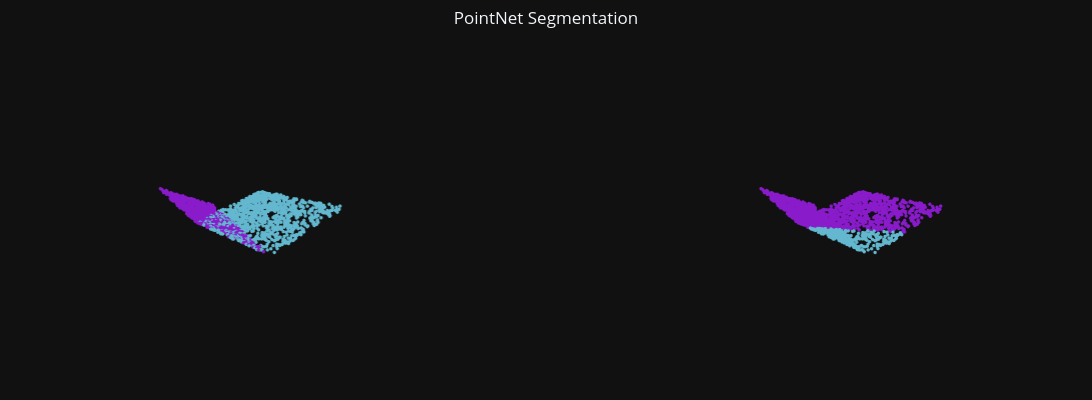

The notebook cell saved with this chart:
### Markdown cell above
## Test on individual items

### Code cell
# Random test sample
test_sample = test_set2[np.random.choice(np.arange(len(test_set2)))]
batch_dict = collate_fn([test_sample])

# Get model predictions
x = batch_dict['points'].transpose(1, 2).to(device)
model_preds, _ = dense_classifier2(x)
pred_part_labels = torch.argmax(model_preds, axis=1).detach().cpu().numpy()[0]

points = test_sample['points']
part_labels = test_sample['seg_labels']


# plot results
fig = make_subplots(rows=1, cols=2, specs=[[{"type": "scatter3d"}, {"type": "scatter3d"}]], column_widths=[0.5, 0.5],
                    subplot_titles=('Part Labels', 'Part Predictions'))

# ground truth part labels
gt_colors = [
    f'rgb({r},{g},{b})'
    for r, g, b in PART_COLORS[part_labels - 1]
]
part_label_plots = plot_pc_data3d(x=points[:,0], y=points[:,1], z=points[:,2], apply_color_gradient=False, 
                                  color=gt_colors, marker_size=2)

# ground truth part labels
pred_colors = [
    f'rgb({r},{g},{b})'
    for r, g, b in PART_COLORS[pred_part_labels - 1]
]

pred_part_label_plots = plot_pc_data3d(x=points[:,0], y=points[:,1], z=points[:,2], apply_color_gradient=False, 
                                  color=pred_colors, marker_size=2)

fig.update_layout(template="plotly_dark", scene=PCD_SCENE, scene2=PCD_SCENE, height = 400, width = 1200,
                title='PointNet Segmentation', title_x=0.5, title_y=0.97, margin=dict(r=0, b=0, l=0, t=0))
fig.add_trace(part_label_plots, row=1, col=1)
fig.add_trace(pred_part_label_plots, row=1, col=2)
fig.show()

### Figure 1 — Plotly figure (JSON) as saved in the notebook; plotly's stock layout.template omitted (floating-point values rounded to 4 significant figures; data arrays with more than 128 entries replaced by an {"elided": "..."} marker saying what was removed)
{"data": [{"hoverinfo": "skip", "marker": {"color": {"elided": "2500 str values"}, "opacity": 1, "size": 2}, "mode": "markers", "scene": "scene", "showlegend": false, "type": "scatter3d", "x": {"elided": "2500 float values"}, "y": {"elided": "2500 float values"}, "z": {"elided": "2500 float values"}}, {"hoverinfo": "skip", "marker": {"color": {"elided": "2500 str values"}, "opacity": 1, "size": 2}, "mode": "markers", "scene": "scene2", "showlegend": false, "type": "scatter3d", "x": {"elided": "2500 float values"}, "y": {"elided": "2500 float values"}, "z": {"elided": "2500 float values"}}], "layout": {"annotations": [{"font": {"size": 16}, "showarrow": false, "text": "Part Labels", "x": 0.225, "xanchor": "center", "xref": "paper", "y": 1, "yanchor": "bottom", "yref": "paper"}, {"font": {"size": 16}, "showarrow": false, "text": "Part Predictions", "x": 0.775, "xanchor": "center", "xref": "paper", "y": 1, "yanchor": "bottom", "yref": "paper"}], "height": 400, "margin": {"b": 0, "l": 0, "r": 0, "t": 0}, "scene": {"aspectmode": "data", "domain": {"x": [0, 0.45], "y": [0, 1]}, "xaxis": {"visible": false}, "yaxis": {"visible": false}, "zaxis": {"visible": false}}, "scene2": {"aspectmode": "data", "domain": {"x": [0.55, 1], "y": [0, 1]}, "xaxis": {"visible": false}, "yaxis": {"visible": false}, "zaxis": {"visible": false}}, "title": {"text": "PointNet Segmentation", "x": 0.5, "y": 0.97}, "width": 1200}}
